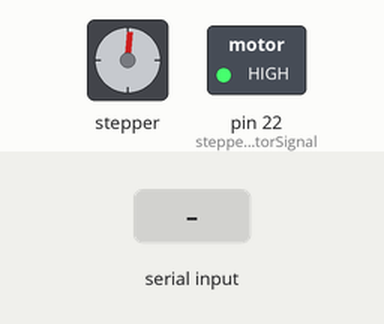
Bench run of a sketch on a simulated Arduino Mega 2560, built with avr-gcc and run on an emulated ATmega2560. Parts: stepper motor, switched loads named in the sketch (green lamp = pin HIGH). Wiring (inferred from the names in the program): stepper motor driver (200 steps per turn assumed): step pin 4; direction pin 2. The test bench sets the inputs (shaded band). Pins used as bus, display or sensor lines are not drawn; what the sketch prints to the serial monitor is not drawn.

Above: at 1.25 s.
1.3 s: "12\n" received over Serial
At 2.1 s:
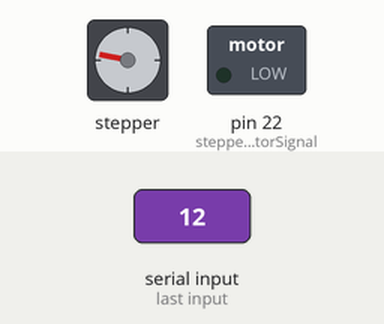
At 2.45 s:
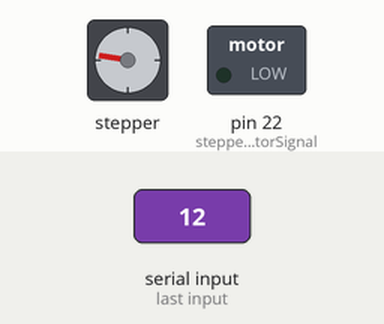
4.3 s: "13\n" received over Serial
At 5.1 s:
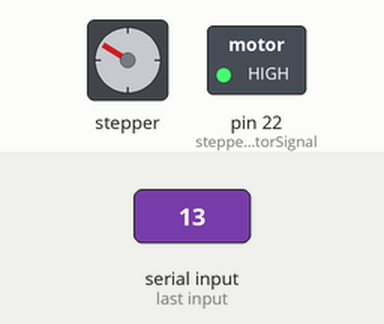
7.3 s: "5\n" received over Serial
10.3 s: "12\n" received over Serial
At 11.1 s:
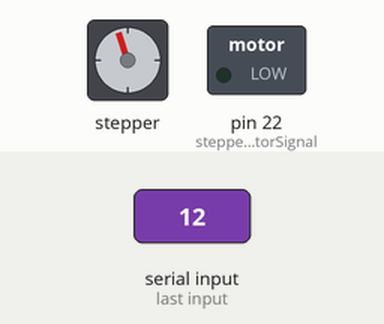
13.3 s: "90,45\n" received over Serial
16.3 s: "30,150\n" received over Serial
Timing chart, 0 to 22.4 s (numbered marks = the images above; inputs shaded):
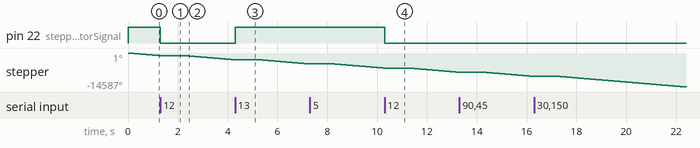

The sketch:

Stepper_motor_driver_script.ino
```cpp
/* Example sketch to control a stepper motor with TB6600 stepper motor driver and Arduino without a library: continuous rotation. More info: https://www.makerguides.com */

// Define stepper motor connections:
#define dirPin 2
#define stepPin 4
#define stepperMotorSignal 22

// Time of half a pulse
int t = 1000;

void setup() {
  Serial.begin(9600);

  // Declare pins as output:
  pinMode(stepPin, OUTPUT);
  pinMode(dirPin, OUTPUT);
  pinMode(stepperMotorSignal, OUTPUT);

  // Set the spinning direction CW/CCW (LOW = CCW, HIGH = CW)
  digitalWrite(dirPin, LOW);

  //Turn off power to stepper motor
  digitalWrite(stepperMotorSignal, HIGH);
}

void loop() {
  // These four lines result in 1 step:
  digitalWrite(stepPin, HIGH);
  delayMicroseconds(t);
  digitalWrite(stepPin, LOW);
  delayMicroseconds(t);

  //receive signal from serial monitor
  if (Serial.available() > 0) {
    int incomingByte = Serial.parseInt();

    if (incomingByte == 12) { //send "12" to turn on power to stepper motor
     digitalWrite(stepperMotorSignal, LOW);
     Serial.print("Stepper Motor power on");
    }

    else if (incomingByte == 13) { //send "13" to turn off power to stepper motor
      digitalWrite(stepperMotorSignal, HIGH);
      Serial.print("Stepper Motor power off");
    }
  }
}
```

Measured:
- after the input at 1.3 s, pin 22 (stepperMotorSignal): HIGH → LOW at once
- after the input at 4.3 s, pin 22 (stepperMotorSignal): LOW → HIGH at once
- after the input at 10.3 s, pin 22 (stepperMotorSignal): HIGH → LOW at once
